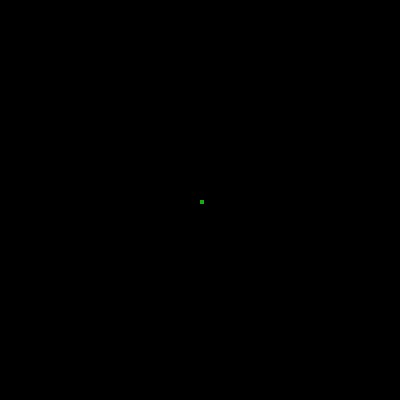
Frame 1 (no input)
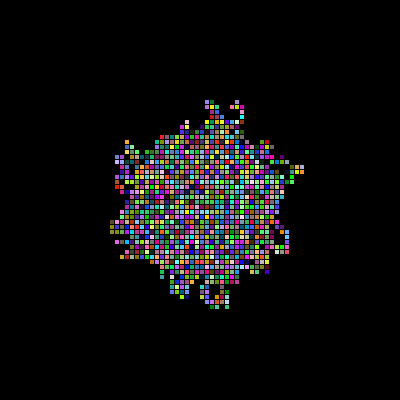
Frame 60 (the mouse pressed at the canvas centre just before this capture)
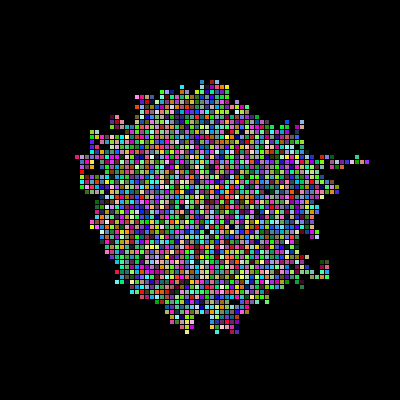
Frame 120 (the mouse held since frame 60 and released just before this capture)

The Processing sketch that drew these frames (run headless with seeded random() and noise(); from frame 60 on, the mouse is pressed at the canvas centre):

// Processing sketch: processing_133783
// ── processing_133783.pde

particle [] particles;


void setup() {
  size(400,400);
  background(0);

  
  particles = new particle[2000]; 
  
  for(int i = 0; i < particles.length; i++){
    particles[i] = new particle();
  }
}

void draw() {  
   
  for(int i = 0; i < particles.length; i++){
    particles[i].render();
    particles[i].step();
  }
}




class particle {
  float x,y;

  particle() {
    x = width/2;
    y = height/2;

  }

  void render() {
    fill(random(255), random(255), random(255));
    noStroke();
    rect(x,y,4,4);
  }

  
 void step() {
    
    float r = random(1);
  
    if (r < 0.25) {    
      x = x + 5;
    } else if (r < 0.50) {
      x = x - 5;
    } else if (r < 0.75) {
      y = y + 5;
    } else if (r > 0.75){
      y = y- 5; 
    }
  
    x = constrain(x,0,width);
    y = constrain(y,0,height);
  }
}
